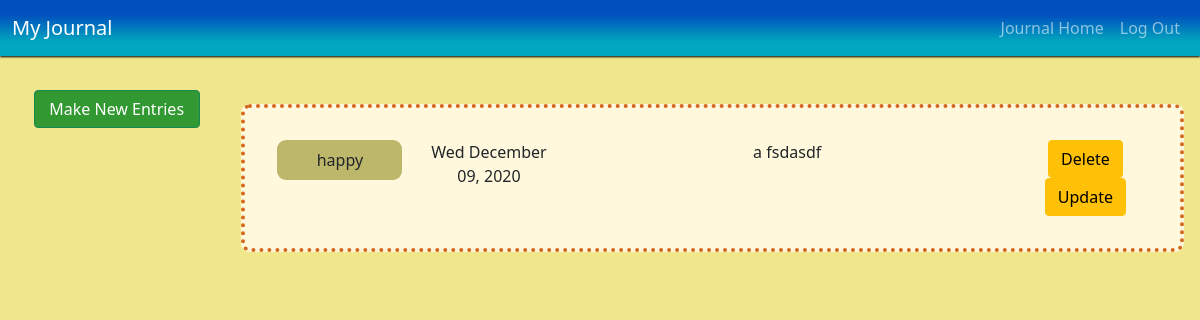
Page /allentries (signed in) on the earlier database version.
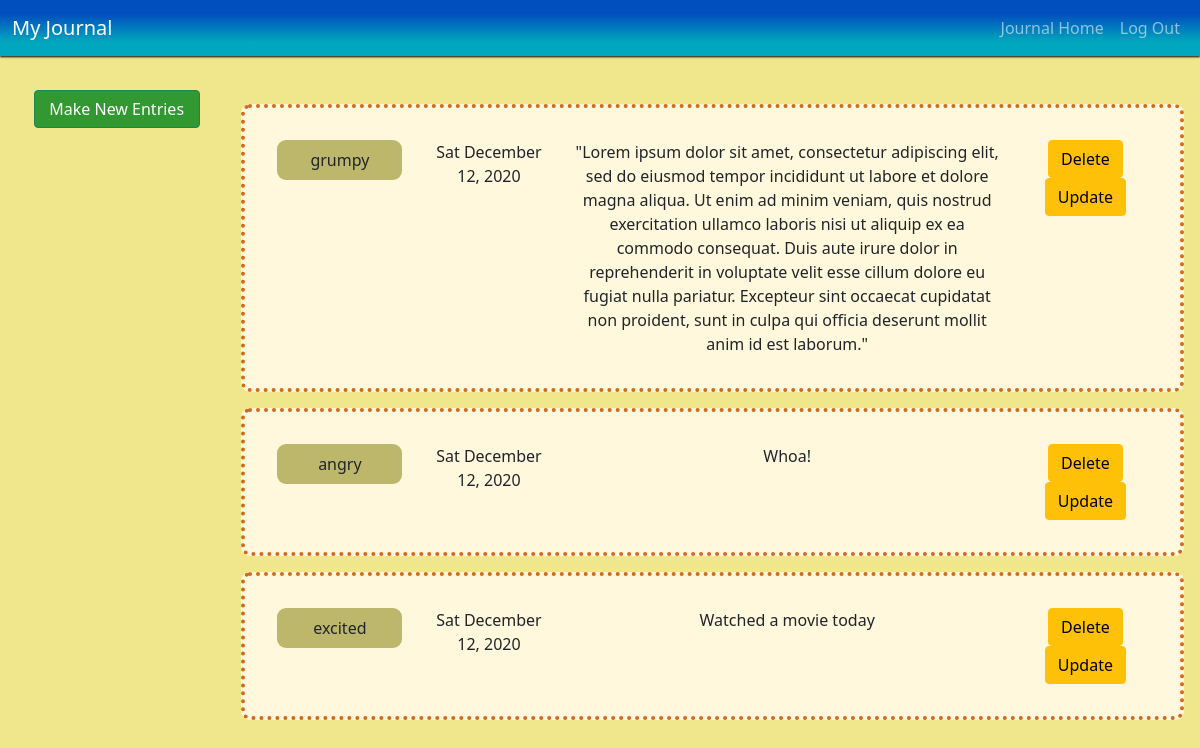
Same page on the later database version.
### tables this page shows
CREATE TABLE 'entries' ('id' INTEGER PRIMARY KEY AUTOINCREMENT NOT NULL, 'username' TEXT NOT NULL, 'entry' TEXT, 'mood' TEXT, 'date' DATE, 'fDate' TEXT);

### app.py (the view, shortened to what this page needs)
@app.route('/allentries', methods=["GET", "DELETE"])
def all_entries():
    if request.method == "GET":
        with alcSession(engine) as conn:
            statement = text("SELECT id, entry, mood, fDate FROM entries WHERE username = :username ORDER BY date DESC").bindparams(username = session['username'])
            rows = conn.execute(statement)
            rows = rows.all()
            print(rows)
            return render_template('allentries.html', entries = rows)

### app.py (called while the page is built)
@app.after_request
def after_request(response):
    response.headers["Cache-Control"] = "no-cache, no-store, must-revalidate"
    response.headers["Expires"] = 0
    response.headers["Pragma"] = "no-cache"
    return response

### templates/allentries.html (shortened to what this page needs)
{% extends "layout.html" %}
{% block main %}
<main class='container-fluid journal-container'>
  <div class='row'>
    <div class='col-md-2'>
      <nav class="flex-column nav nav-menu">
        <button id='new-entries-btn' class='menu-btn btn btn-success'>Make New Entries</button>
      </nav>
    </div>
    <div class='all-entries-container col-md-10'>
      {% for entry in entries %}
      <div class='container entries-container' id='container-{{ entry.id }}'>
        <div class='row'>
          <div class='col-md-2'>
            <div class='mood-entry'>
              {{ entry.mood }}
            </div>
          </div>
          <div class='date-entry col-md-2'>
            {{entry.fDate}}
          </div>
          <div class='journal-entry col-md-6'>
            {{ entry.entry }}
          </div>
          <div class='col-md-2'>
            <button class='del-btn btn btn-warning' id='{{ entry.id }}'>Delete</button>
            <button class='update-btn btn btn-warning' data-value='{{ entry.id }}'>Update</button>
          </div>
        </div>
      </div>
      {% endfor %}
    </div>
  </div>
</main>
{% endblock %}

Differences in the rows shown:
removed entries: mood "happy", fDate "Wed December 09, 2020", entry "a fsdasdf", {{ entry.id }} 12 (drawn)
added entries: mood "grumpy", fDate "Sat December 12, 2020", entry "\"Lorem ipsum dolor sit amet, consectetur adipiscing elit, sed do eiusmod tempor incididunt ut labore et dolore magna aliqua. Ut enim ad minim veniam, quis nostrud exercitation ullamco laboris nisi ut aliquip ex ea commodo consequat. Duis aute irure dolor in reprehenderit in voluptate velit esse cillum dolore eu fugiat nulla pariatur. Excepteur sint occaecat cupidatat non proident, sunt in culpa qui officia deserunt mollit anim id est laborum.\"", {{ entry.id }} 3 (drawn)
added entries: mood "angry", fDate "Sat December 12, 2020", entry "Whoa!", {{ entry.id }} 2 (drawn)
added entries: mood "excited", fDate "Sat December 12, 2020", entry "Watched a movie today", {{ entry.id }} 1 (drawn)
